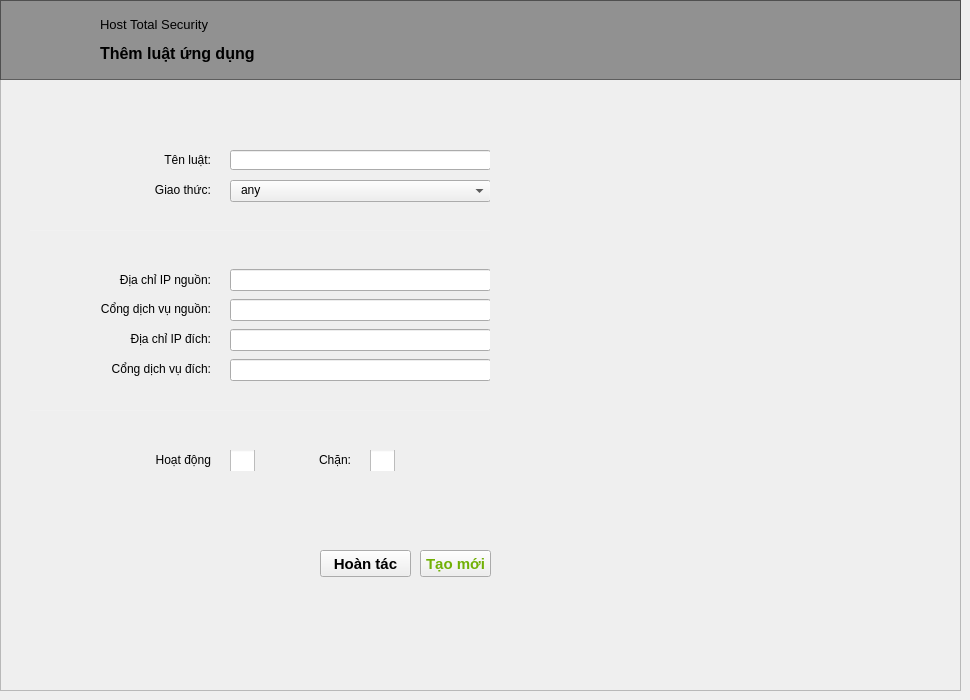
    <widget class="QWidget" name="page_37">
     <widget class="QFrame" name="frame_16">
      <property name="geometry">
       <rect>
        <x>0</x>
        <y>0</y>
        <width>961</width>
        <height>691</height>
       </rect>
      </property>
      <property name="frameShape">
       <enum>QFrame::StyledPanel</enum>
      </property>
      <property name="frameShadow">
       <enum>QFrame::Raised</enum>
      </property>
      <widget class="QFrame" name="back16_3">
       <property name="geometry">
        <rect>
         <x>0</x>
         <y>0</y>
         <width>961</width>
         <height>80</height>
        </rect>
       </property>
       <property name="styleSheet">
        <string notr="true">#back16_3{
background: rgba(51,51,51,0.5);
}</string>
       </property>
       <property name="frameShape">
        <enum>QFrame::StyledPanel</enum>
       </property>
       <property name="frameShadow">
        <enum>QFrame::Raised</enum>
       </property>
       <widget class="QLabel" name="back_to_programRule">
        <property name="geometry">
         <rect>
          <x>20</x>
          <y>10</y>
          <width>60</width>
          <height>60</height>
         </rect>
        </property>
        <property name="cursor">
         <cursorShape>PointingHandCursor</cursorShape>
        </property>
        <property name="text">
         <string/>
        </property>
        <property name="pixmap">
         <pixmap>icon/arrowhead_left.png</pixmap>
        </property>
       </widget>
       <widget class="QLabel" name="label_84">
        <property name="geometry">
         <rect>
          <x>100</x>
          <y>10</y>
          <width>191</width>
          <height>61</height>
         </rect>
        </property>
        <property name="text">
         <string>&lt;html&gt;&lt;head/&gt;&lt;body&gt;&lt;p&gt;&lt;span style=&quot; font-size:10pt;&quot;&gt;Host Total Security&lt;/span&gt;&lt;/p&gt;&lt;p&gt;&lt;span style=&quot; font-size:12pt; font-weight:600;&quot;&gt;Thêm luật ứng dụng&lt;/span&gt;&lt;/p&gt;&lt;/body&gt;&lt;/html&gt;</string>
        </property>
       </widget>
      </widget>
      <widget class="QWidget" name="widget_33" native="true">
       <property name="geometry">
        <rect>
         <x>30</x>
         <y>100</y>
         <width>461</width>
         <height>491</height>
        </rect>
       </property>
       <widget class="QPushButton" name="create_program_rule">
        <property name="geometry">
         <rect>
          <x>390</x>
          <y>450</y>
          <width>71</width>
          <height>27</height>
         </rect>
        </property>
        <property name="cursor">
         <cursorShape>PointingHandCursor</cursorShape>
        </property>
        <property name="styleSheet">
         <string notr="true">QPushButton {
color: #71b005;
font-size: 11pt;
font-weight: bold;
}

QPushButton::hover {
font-size: 12pt;
}</string>
        </property>
        <property name="text">
         <string>Tạo mới</string>
        </property>
       </widget>
       <widget class="QPushButton" name="restore_new_rule3">
        <property name="geometry">
         <rect>
          <x>290</x>
          <y>450</y>
          <width>91</width>
          <height>27</height>
         </rect>
        </property>
        <property name="cursor">
         <cursorShape>PointingHandCursor</cursorShape>
        </property>
        <property name="styleSheet">
         <string notr="true">QPushButton {
font-size: 11pt;
font-weight: bold;
}

QPushButton::hover {
font-size: 12pt;
}</string>
        </property>
        <property name="text">
         <string>Hoàn tác</string>
        </property>
       </widget>
       <widget class="QWidget" name="widget_35" native="true">
        <property name="geometry">
         <rect>
          <x>0</x>
          <y>40</y>
          <width>460</width>
          <height>91</height>
         </rect>
        </property>
        <property name="styleSheet">
         <string notr="true">#widget_35 {
border-bottom: 1px solid rgba(255,255,255,0.1);
}</string>
        </property>
        <widget class="QLabel" name="label_198">
         <property name="geometry">
          <rect>
           <x>10</x>
           <y>40</y>
           <width>171</width>
           <height>20</height>
          </rect>
         </property>
         <property name="text">
          <string>&lt;html&gt;&lt;head/&gt;&lt;body&gt;&lt;p align=&quot;right&quot;&gt;Giao thức:&lt;/p&gt;&lt;/body&gt;&lt;/html&gt;</string>
         </property>
        </widget>
        <widget class="QLabel" name="label_199">
         <property name="geometry">
          <rect>
           <x>10</x>
           <y>10</y>
           <width>171</width>
           <height>20</height>
          </rect>
         </property>
         <property name="text">
          <string>&lt;html&gt;&lt;head/&gt;&lt;body&gt;&lt;p align=&quot;right&quot;&gt;Tên luật:&lt;/p&gt;&lt;/body&gt;&lt;/html&gt;</string>
         </property>
        </widget>
        <widget class="QComboBox" name="protocol_3">
         <property name="geometry">
          <rect>
           <x>200</x>
           <y>40</y>
           <width>261</width>
           <height>22</height>
          </rect>
         </property>
         <property name="cursor">
          <cursorShape>PointingHandCursor</cursorShape>
         </property>
         <property name="styleSheet">
          <string notr="true">QComboBox {
padding-left: 10px;
padding-bottom: 2px;
}</string>
         </property>
         <item>
          <property name="text">
           <string>any</string>
          </property>
         </item>
         <item>
          <property name="text">
           <string>tcp</string>
          </property>
         </item>
         <item>
          <property name="text">
           <string>udp</string>
          </property>
         </item>
         <item>
          <property name="text">
           <string>icmpv4</string>
          </property>
         </item>
         <item>
          <property name="text">
           <string>icmpv6</string>
          </property>
         </item>
        </widget>
        <widget class="QLineEdit" name="add_rule_program_name">
         <property name="geometry">
          <rect>
           <x>200</x>
           <y>10</y>
           <width>261</width>
           <height>20</height>
          </rect>
         </property>
        </widget>
       </widget>
       <widget class="QWidget" name="widget_38" native="true">
        <property name="geometry">
         <rect>
          <x>0</x>
          <y>150</y>
          <width>460</width>
          <height>161</height>
         </rect>
        </property>
        <property name="styleSheet">
         <string notr="true">#widget_38 {
border-bottom: 1px solid rgba(255,255,255,0.1);
}</string>
        </property>
        <widget class="QLabel" name="label_200">
         <property name="geometry">
          <rect>
           <x>10</x>
           <y>20</y>
           <width>171</width>
           <height>20</height>
          </rect>
         </property>
         <property name="text">
          <string>&lt;html&gt;&lt;head/&gt;&lt;body&gt;&lt;p align=&quot;right&quot;&gt;Địa chỉ IP nguồn:&lt;/p&gt;&lt;/body&gt;&lt;/html&gt;</string>
         </property>
        </widget>
        <widget class="QLabel" name="label_205">
         <property name="geometry">
          <rect>
           <x>10</x>
           <y>109</y>
           <width>171</width>
           <height>20</height>
          </rect>
         </property>
         <property name="text">
          <string>&lt;html&gt;&lt;head/&gt;&lt;body&gt;&lt;p align=&quot;right&quot;&gt;Cổng dịch vụ đích:&lt;/p&gt;&lt;/body&gt;&lt;/html&gt;</string>
         </property>
        </widget>
        <widget class="QLabel" name="label_206">
         <property name="geometry">
          <rect>
           <x>10</x>
           <y>49</y>
           <width>171</width>
           <height>20</height>
          </rect>
         </property>
         <property name="text">
          <string>&lt;html&gt;&lt;head/&gt;&lt;body&gt;&lt;p align=&quot;right&quot;&gt;Cổng dịch vụ nguồn:&lt;/p&gt;&lt;/body&gt;&lt;/html&gt;</string>
         </property>
        </widget>
        <widget class="QLabel" name="label_207">
         <property name="geometry">
          <rect>
           <x>10</x>
           <y>79</y>
           <width>171</width>
           <height>20</height>
          </rect>
         </property>
         <property name="text">
          <string>&lt;html&gt;&lt;head/&gt;&lt;body&gt;&lt;p align=&quot;right&quot;&gt;Địa chỉ IP đích:&lt;/p&gt;&lt;/body&gt;&lt;/html&gt;</string>
         </property>
        </widget>
        <widget class="QLineEdit" name="source_port_3">
         <property name="geometry">
          <rect>
           <x>200</x>
           <y>49</y>
           <width>261</width>
           <height>22</height>
          </rect>
         </property>
         <property name="styleSheet">
          <string notr="true"/>
         </property>
        </widget>
        <widget class="QLineEdit" name="destinationip_ip_3">
         <property name="geometry">
          <rect>
           <x>200</x>
           <y>79</y>
           <width>261</width>
           <height>22</height>
          </rect>
         </property>
        </widget>
        <widget class="QLineEdit" name="source_ip_3">
         <property name="geometry">
          <rect>
           <x>200</x>
           <y>19</y>
           <width>261</width>
           <height>22</height>
          </rect>
         </property>
         <property name="styleSheet">
          <string notr="true"/>
         </property>
        </widget>
        <widget class="QLineEdit" name="destinationip_port_3">
         <property name="geometry">
          <rect>
           <x>200</x>
           <y>109</y>
           <width>261</width>
           <height>22</height>
          </rect>
         </property>
        </widget>
       </widget>
       <widget class="QWidget" name="widget_43" native="true">
        <property name="geometry">
         <rect>
          <x>0</x>
          <y>320</y>
          <width>460</width>
          <height>131</height>
         </rect>
        </property>
        <widget class="QLabel" name="label_208">
         <property name="geometry">
          <rect>
           <x>230</x>
           <y>30</y>
           <width>91</width>
           <height>20</height>
          </rect>
         </property>
         <property name="text">
          <string>&lt;html&gt;&lt;head/&gt;&lt;body&gt;&lt;p align=&quot;right&quot;&gt;Chặn:&lt;/p&gt;&lt;/body&gt;&lt;/html&gt;</string>
         </property>
        </widget>
        <widget class="QCheckBox" name="status_3">
         <property name="geometry">
          <rect>
           <x>200</x>
           <y>30</y>
           <width>31</width>
           <height>21</height>
          </rect>
         </property>
         <property name="styleSheet">
          <string notr="true">QCheckBox::indicator {
    width: 25px;
    height: 25px;

}
</string>
         </property>
         <property name="text">
          <string/>
         </property>
        </widget>
        <widget class="QLabel" name="label_209">
         <property name="geometry">
          <rect>
           <x>10</x>
           <y>30</y>
           <width>171</width>
           <height>20</height>
          </rect>
         </property>
         <property name="text">
          <string>&lt;html&gt;&lt;head/&gt;&lt;body&gt;&lt;p align=&quot;right&quot;&gt;Hoạt động&lt;/p&gt;&lt;/body&gt;&lt;/html&gt;</string>
         </property>
        </widget>
        <widget class="QLabel" name="error_add_rule_3">
         <property name="geometry">
          <rect>
           <x>200</x>
           <y>100</y>
           <width>261</width>
           <height>17</height>
          </rect>
         </property>
         <property name="styleSheet">
          <string notr="true">QLabel{
text-align: right;
}</string>
         </property>
         <property name="text">
          <string/>
         </property>
        </widget>
        <widget class="QCheckBox" name="action_3">
         <property name="geometry">
          <rect>
           <x>340</x>
           <y>30</y>
           <width>31</width>
           <height>21</height>
          </rect>
         </property>
         <property name="styleSheet">
          <string notr="true">QCheckBox::indicator {
    width: 25px;
    height: 25px;

}
</string>
         </property>
         <property name="text">
          <string/>
         </property>
        </widget>
       </widget>
      </widget>
     </widget>
    </widget>
